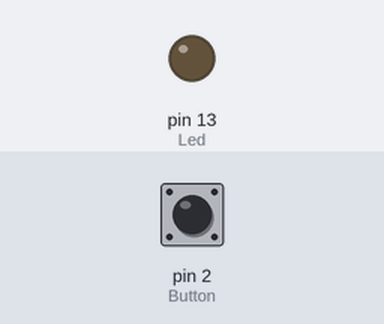
Bench run of a sketch on a simulated Arduino Uno, built with avr-gcc and run on an emulated ATmega328P. Parts: output pins drawn as LEDs (lit = HIGH). Inputs (shaded band) come from the test bench; at power-on: pin 2 (Button) HIGH.

Above: at 1.2 s.
1.3 s: pin 2 (Button) pulled LOW for 0.15 s
At 1.37 s:
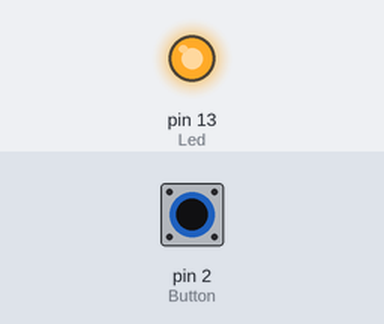
2.9 s: pin 2 (Button) pulled LOW for 3.2 s
At 6.5 s:
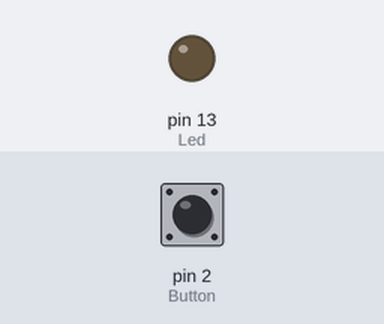
Timing chart, 0 to 8.0 s (numbered marks = the images above; inputs shaded):
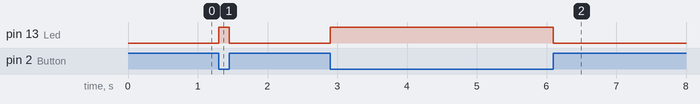

The sketch:

led2.ino
```cpp
  byte Led=13;
  byte Button=2;
  byte I=0;
void setup() {
  // put your setup code here, to run once:
pinMode(Led,OUTPUT);
pinMode(Button,INPUT);
}

void loop() {
  // put your main code here, to run repeatedly:
I=digitalRead(Button);
if(I==0)
{
  digitalWrite(Led,HIGH);
  }else
  digitalWrite(Led,LOW);
}
```

Measured:
- after the input at 1.3 s, pin 13 (Led): LOW → HIGH at once, → LOW 0.15 s later
- after the input at 2.9 s, pin 13 (Led): LOW → HIGH at once, → LOW 3.2 s later
